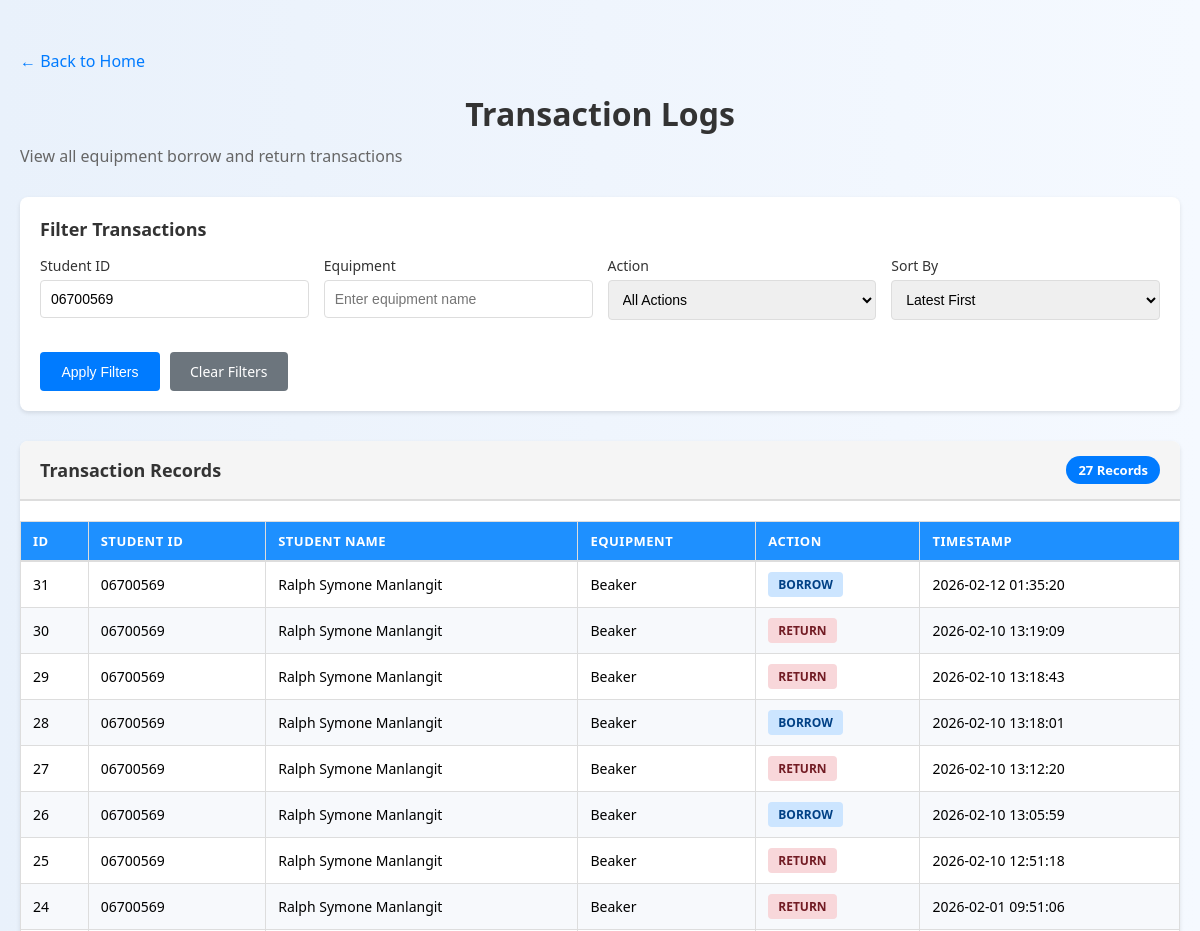
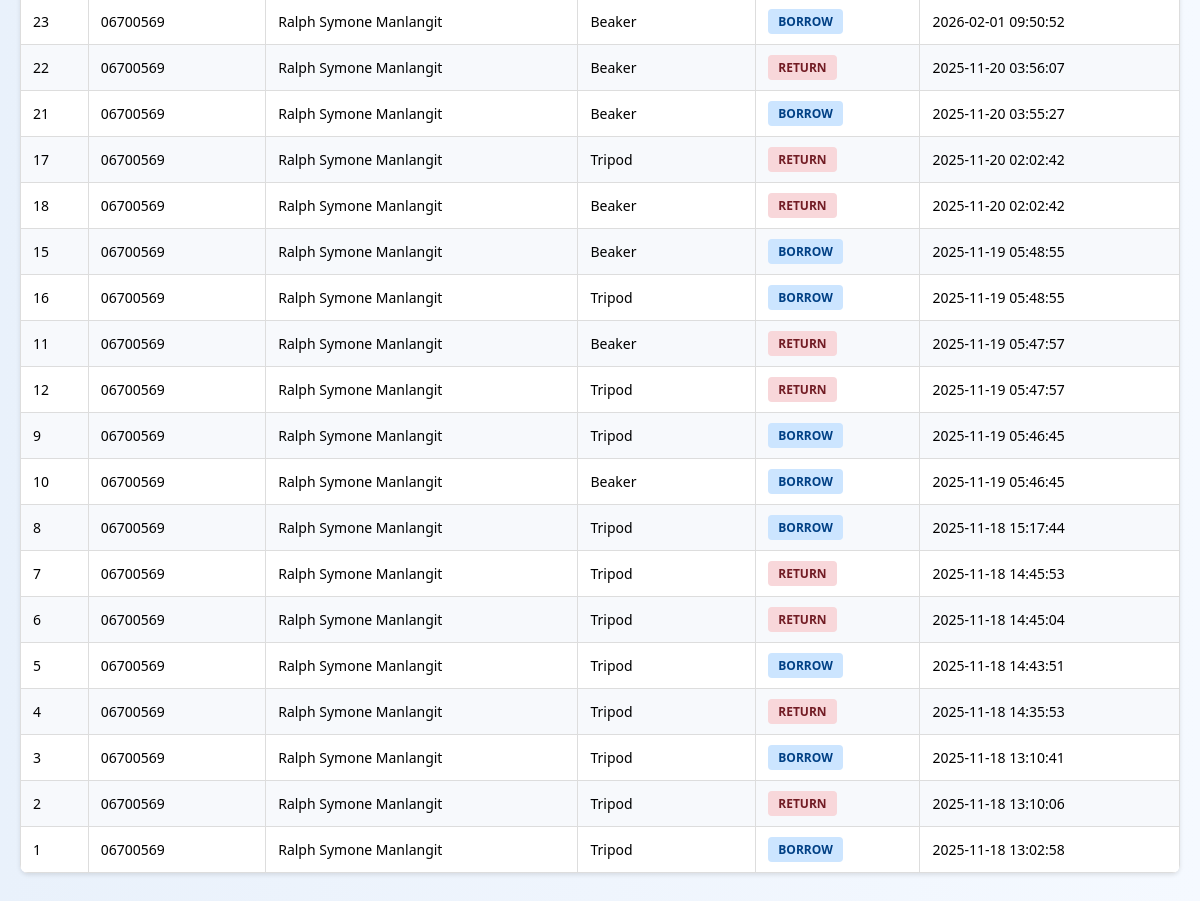
Screenshot of /admin_logs?student_id=06700569 with the database file from the repository (2 pictures, top to bottom).
### tables this page shows
CREATE TABLE equipment_log (
            id INTEGER PRIMARY KEY AUTOINCREMENT,
            student_id TEXT NOT NULL,
            equipment_name TEXT NOT NULL,
            action TEXT CHECK(action IN ('borrow', 'return')),
            timestamp TEXT DEFAULT CURRENT_TIMESTAMP
        , quantity INTEGER DEFAULT 1);

CREATE TABLE students (
            student_id TEXT PRIMARY KEY,
            name TEXT NOT NULL,
            course TEXT,
            year_level INTEGER, student_type TEXT DEFAULT 'college');

### CV-app/app.py (the view)
@app.route('/admin_logs', methods=['GET', 'POST'])
def admin_logs():
    try:
        conn = sqlite3.connect("database.db")
        c = conn.cursor()
        filters = {
            'student_id': request.args.get('student_id', '').strip(),
            'equipment': request.args.get('equipment', '').strip(),
            'action': request.args.get('action', ''),
            'sort': request.args.get('sort', 'timestamp_desc')
        }
        query = """
            SELECT e.id, e.student_id, s.name, e.equipment_name, e.action, e.timestamp
            FROM equipment_log e
            LEFT JOIN students s ON e.student_id = s.student_id
            WHERE 1=1
        """
        params = []
        if filters['student_id']:
            query += " AND e.student_id = ?"
            params.append(filters['student_id'])
        if filters['equipment']:
            query += " AND e.equipment_name LIKE ?"
            params.append(f"%{filters['equipment']}%")
        if filters['action']:
            query += " AND e.action = ?"
            params.append(filters['action'])
        if filters['sort'] == 'timestamp_asc':
            query += " ORDER BY e.timestamp ASC"
        elif filters['sort'] == 'student_id':
            query += " ORDER BY e.student_id ASC"
        elif filters['sort'] == 'action':
            query += " ORDER BY e.action ASC, e.timestamp DESC"
        else:
            query += " ORDER BY e.timestamp DESC"
        c.execute(query, params)
        logs = c.fetchall()
        c.execute("SELECT DISTINCT student_id FROM students ORDER BY student_id")
        all_students = [s[0] for s in c.fetchall()]
        c.execute("SELECT DISTINCT equipment_name FROM equipment_log ORDER BY equipment_name")
        all_equipment = [eq[0] for eq in c.fetchall()]
        conn.close()
        return render_template('admin_logs.html',
                             logs=logs,
                             filters=filters,
                             students=all_students,
                             equipment=all_equipment)
    except Exception as e:
        print(f"Admin logs error: {str(e)}")
        flash(f"Error loading admin logs: {str(e)}")
        return redirect(url_for('home'))

### CV-app/templates/admin_logs.html (shortened to what this page needs)
<!DOCTYPE html>
<html>
<head>
    <link rel="stylesheet" href="{{ url_for('static', filename='style.css') }}">
</head>
<body>
        <div class="admin-container">
        <a href="{{ url_for('home') }}" class="back-link">← Back to Home</a>
        <div class="admin-header">
            <h1>Transaction Logs</h1>
            <p>View all equipment borrow and return transactions</p>
        </div>
        <div class="filter-section">
            <div class="filter-title">Filter Transactions</div>
            <form method="GET" action="{{ url_for('admin_logs') }}">
                <div class="filter-grid">
                    <div class="filter-group">
                        <label>Student ID</label>
                        <input type="text" name="student_id" value="{{ filters.student_id }}" placeholder="Enter student ID">
                    </div>
                    <div class="filter-group">
                        <label>Equipment</label>
                        <input type="text" name="equipment" value="{{ filters.equipment }}" placeholder="Enter equipment name">
                    </div>
                    <div class="filter-group">
                        <label>Action</label>
                        <select name="action">
                            <option value="">All Actions</option>
                        </select>
                    </div>
                    <div class="filter-group">
                        <label>Sort By</label>
                        <select name="sort">
                            <option value="timestamp_desc" {% if filters.sort == 'timestamp_desc' %}selected{% endif %}>Latest First</option>
                        </select>
                    </div>
                </div>
                <div class="filter-buttons">
                    <button type="submit" class="btn btn-primary">Apply Filters</button>
                    <a href="{{ url_for('admin_logs') }}" class="btn btn-secondary">Clear Filters</a>
                </div>
            </form>
        </div>
        <div class="logs-section">
            <div class="logs-header">
                <div class="logs-title">Transaction Records</div>
                <div class="logs-count">{{ logs|length }} Records</div>
            </div>
            {% if logs %}
            <table>
                <thead>
                    <tr>
                        <th>ID</th>
                        <th>Student ID</th>
                        <th>Student Name</th>
                        <th>Equipment</th>
                        <th>Action</th>
                        <th>Timestamp</th>
                    </tr>
                </thead>
                <tbody>
                    {% for log in logs %}
                    <tr>
                        <td>{{ log[0] }}</td>
                        <td>{{ log[1] }}</td>
                        <td>{{ log[2] or 'N/A' }}</td>
                        <td>{{ log[3] }}</td>
                        <td><span class="badge badge-{{ log[4].lower() }}">{{ log[4].upper() }}</span></td>
                        <td>{{ log[5] }}</td>
                    </tr>
                    {% endfor %}
                </tbody>
            </table>
            {% else %}
            <div class="no-data">No transaction records found.</div>
            {% endif %}
        </div>
    </div>
</body>
</html>

### CV-app/static/style.css (style rules this page uses)
body { font-family: 'Segoe UI', Tahoma, Geneva, Verdana, sans-serif; background: linear-gradient(to right, #e9f1fb, #f5f9ff); margin: 0; padding: 0; }
h1, h2 { color: #1f3b73; text-align: center; margin-bottom: 15px; }
form { display: flex; flex-direction: column; gap: 12px; margin-top: 10px; }
label { font-weight: 600; color: #333; }
input[type="text"], input[type="number"], textarea, select { padding: 10px; border: 1px solid #ccc; border-radius: 6px; font-size: 16px; width: 100%; box-sizing: border-box; }
button, input[type="submit"] { background-color: #1e90ff; color: white; padding: 10px 16px; border: none; border-radius: 6px; font-size: 16px; cursor: pointer; transition: background-color 0.25s ease; }
table { width: 100%; border-collapse: collapse; margin-top: 20px; }
table th, table td { padding: 10px 12px; text-align: left; border: 1px solid #ddd; }
table th { background-color: #1e90ff; color: white; }
table tr:nth-child(even) { background-color: #f7f9fc; }
button { min-width: 120px; }

### CV-app/templates/admin_logs.html (style rules this page uses)
.admin-container { max-width: 1200px; margin: 30px auto; padding: 20px; }
.admin-header { margin-bottom: 30px; }
.admin-header h1 { font-size: 32px; color: #333; margin: 0 0 10px 0; }
.admin-header p { color: #666; margin: 0; }
.filter-section { background: white; padding: 20px; border-radius: 8px; box-shadow: 0 2px 4px rgba(0,0,0,0.1); margin-bottom: 30px; }
.filter-title { font-size: 18px; font-weight: bold; margin-bottom: 15px; color: #333; }
.filter-grid { display: grid; grid-template-columns: repeat(auto-fit, minmax(250px, 1fr)); gap: 15px; margin-bottom: 20px; }
.filter-group { display: flex; flex-direction: column; }
.filter-group label { font-weight: 500; color: #333; margin-bottom: 5px; font-size: 14px; }
.filter-group input, .filter-group select { padding: 10px; border: 1px solid #ddd; border-radius: 4px; font-size: 14px; }
.filter-buttons { display: flex; gap: 10px; }
.btn { padding: 10px 20px; border: none; border-radius: 4px; cursor: pointer; font-size: 14px; font-weight: 500; text-decoration: none; }
.btn-primary { background: #007bff; color: white; }
.btn-secondary { background: #6c757d; color: white; }
.logs-section { background: white; border-radius: 8px; box-shadow: 0 2px 4px rgba(0,0,0,0.1); overflow: hidden; }
.logs-header { background: #f5f5f5; padding: 15px 20px; border-bottom: 2px solid #ddd; display: flex; justify-content: space-between; align-items: center; }
.logs-title { font-size: 18px; font-weight: bold; color: #333; }
.logs-count { background: #007bff; color: white; padding: 5px 12px; border-radius: 20px; font-size: 13px; font-weight: bold; }
table { width: 100%; border-collapse: collapse; }
thead { background: #f9f9f9; border-bottom: 2px solid #ddd; }
th { padding: 12px 15px; text-align: left; font-weight: 600; color: #333; font-size: 13px; text-transform: uppercase; letter-spacing: 0.5px; cursor: pointer; user-select: none; }
td { padding: 12px 15px; border-bottom: 1px solid #f0f0f0; font-size: 14px; }
.badge { display: inline-block; padding: 4px 10px; border-radius: 4px; font-size: 12px; font-weight: 600; }
.badge-borrow { background: #cce5ff; color: #004085; }
.badge-return { background: #f8d7da; color: #721c24; }
.back-link { display: inline-block; margin-bottom: 20px; color: #007bff; text-decoration: none; font-weight: 500; }

### rows the page displays
equipment_log: id "31", student "06700569", name "Ralph Symone Manlangit", equipment_name "Beaker", action "BORROW", timestamp "2026-02-12 01:35:20"
equipment_log: id "30", student "06700569", name "Ralph Symone Manlangit", equipment_name "Beaker", action "RETURN", timestamp "2026-02-10 13:19:09"
equipment_log: id "29", student "06700569", name "Ralph Symone Manlangit", equipment_name "Beaker", action "RETURN", timestamp "2026-02-10 13:18:43"
equipment_log: id "28", student "06700569", name "Ralph Symone Manlangit", equipment_name "Beaker", action "BORROW", timestamp "2026-02-10 13:18:01"
equipment_log: id "27", student "06700569", name "Ralph Symone Manlangit", equipment_name "Beaker", action "RETURN", timestamp "2026-02-10 13:12:20"
equipment_log: id "26", student "06700569", name "Ralph Symone Manlangit", equipment_name "Beaker", action "BORROW", timestamp "2026-02-10 13:05:59"
equipment_log: id "25", student "06700569", name "Ralph Symone Manlangit", equipment_name "Beaker", action "RETURN", timestamp "2026-02-10 12:51:18"
equipment_log: id "24", student "06700569", name "Ralph Symone Manlangit", equipment_name "Beaker", action "RETURN", timestamp "2026-02-01 09:51:06"
equipment_log: id "23", student "06700569", name "Ralph Symone Manlangit", equipment_name "Beaker", action "BORROW", timestamp "2026-02-01 09:50:52"
equipment_log: id "22", student "06700569", name "Ralph Symone Manlangit", equipment_name "Beaker", action "RETURN", timestamp "2025-11-20 03:56:07"
equipment_log: id "21", student "06700569", name "Ralph Symone Manlangit", equipment_name "Beaker", action "BORROW", timestamp "2025-11-20 03:55:27"
equipment_log: id "17", student "06700569", name "Ralph Symone Manlangit", equipment_name "Tripod", action "RETURN", timestamp "2025-11-20 02:02:42"
equipment_log: id "18", student "06700569", name "Ralph Symone Manlangit", equipment_name "Beaker", action "RETURN", timestamp "2025-11-20 02:02:42"
equipment_log: id "15", student "06700569", name "Ralph Symone Manlangit", equipment_name "Beaker", action "BORROW", timestamp "2025-11-19 05:48:55"
equipment_log: id "16", student "06700569", name "Ralph Symone Manlangit", equipment_name "Tripod", action "BORROW", timestamp "2025-11-19 05:48:55"
equipment_log: id "11", student "06700569", name "Ralph Symone Manlangit", equipment_name "Beaker", action "RETURN", timestamp "2025-11-19 05:47:57"
equipment_log: id "12", student "06700569", name "Ralph Symone Manlangit", equipment_name "Tripod", action "RETURN", timestamp "2025-11-19 05:47:57"
equipment_log: id "9", student "06700569", name "Ralph Symone Manlangit", equipment_name "Tripod", action "BORROW", timestamp "2025-11-19 05:46:45"
equipment_log: id "10", student "06700569", name "Ralph Symone Manlangit", equipment_name "Beaker", action "BORROW", timestamp "2025-11-19 05:46:45"
equipment_log: id "8", student "06700569", name "Ralph Symone Manlangit", equipment_name "Tripod", action "BORROW", timestamp "2025-11-18 15:17:44"
equipment_log: id "7", student "06700569", name "Ralph Symone Manlangit", equipment_name "Tripod", action "RETURN", timestamp "2025-11-18 14:45:53"
equipment_log: id "6", student "06700569", name "Ralph Symone Manlangit", equipment_name "Tripod", action "RETURN", timestamp "2025-11-18 14:45:04"
equipment_log: id "5", student "06700569", name "Ralph Symone Manlangit", equipment_name "Tripod", action "BORROW", timestamp "2025-11-18 14:43:51"
equipment_log: id "4", student "06700569", name "Ralph Symone Manlangit", equipment_name "Tripod", action "RETURN", timestamp "2025-11-18 14:35:53"
equipment_log: id "3", student "06700569", name "Ralph Symone Manlangit", equipment_name "Tripod", action "BORROW", timestamp "2025-11-18 13:10:41"
equipment_log: id "2", student "06700569", name "Ralph Symone Manlangit", equipment_name "Tripod", action "RETURN", timestamp "2025-11-18 13:10:06"
equipment_log: id "1", student "06700569", name "Ralph Symone Manlangit", equipment_name "Tripod", action "BORROW", timestamp "2025-11-18 13:02:58"

### other values shown
{{ logs|length }} "27"
